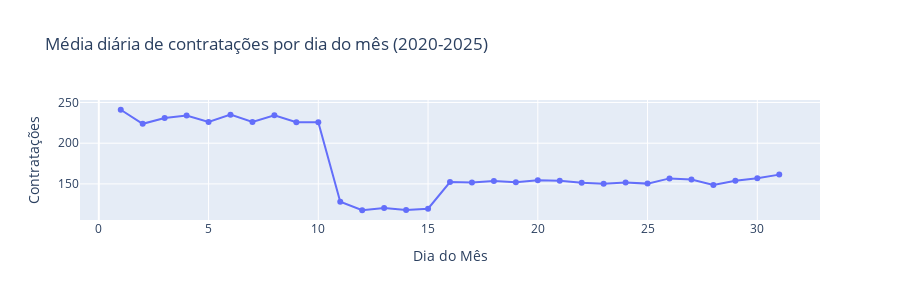

Notebook code cell kept with this figure:
### Code cell
# 2. Em que período do mês há maior volume de contratações? 
# Existem padrões intra-mensais que impactam a demanda?
df_copy['day'] = df_copy.index.day
daily_avg = df_copy.groupby('day')['contratacoes'].mean().reset_index()

fig8 = px.line(daily_avg, x='day', y='contratacoes', 
               labels={'day': 'Dia do Mês', 'contratacoes': 'Contratações'},
               title='Média diária de contratações por dia do mês (2020-2025)', markers=True,
               width=900, height=300)
fig8.show()

### Figure 1 — Plotly figure (JSON) as saved in the notebook; plotly's stock layout.template omitted (floating-point values rounded to 4 significant figures)
{"data": [{"hovertemplate": "Dia do Mês=%{x}<br>Contratações=%{y}<extra></extra>", "legendgroup": "", "line": {"color": "#636efa", "dash": "solid"}, "marker": {"symbol": "circle"}, "mode": "lines+markers", "name": "", "orientation": "v", "showlegend": false, "type": "scatter", "x": [1, 2, 3, 4, 5, 6, 7, 8, 9, 10, 11, 12, 13, 14, 15, 16, 17, 18, 19, 20, 21, 22, 23, 24, 25, 26, 27, 28, 29, 30, 31], "xaxis": "x", "y": [241.1, 223.8, 231.0, 234.0, 226.2, 235.0, 226.0, 234.3, 225.7, 225.8, 128.2, 117.7, 120.6, 118.0, 119.6, 152.4, 151.8, 153.5, 152.0, 154.4, 153.8, 151.4, 150.4, 151.9, 150.4, 156.8, 155.5, 148.7, 154.0, 157.1, 161.4], "yaxis": "y"}], "layout": {"height": 300, "legend": {"tracegroupgap": 0}, "title": {"text": "Média diária de contratações por dia do mês (2020-2025)"}, "width": 900, "xaxis": {"anchor": "y", "domain": [0, 1], "title": {"text": "Dia do Mês"}}, "yaxis": {"anchor": "x", "domain": [0, 1], "title": {"text": "Contratações"}}}}
